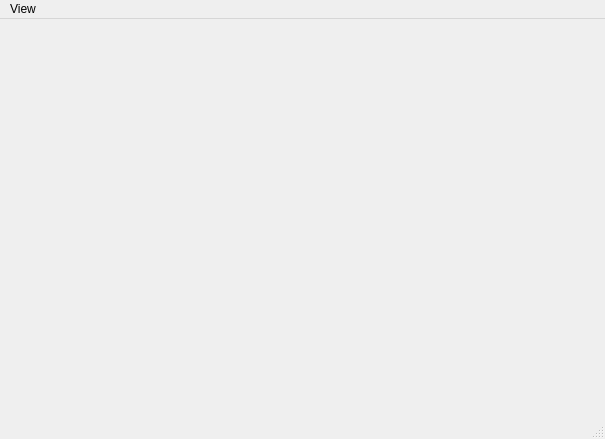
<ui version="4.0" >
 <class>FramesWindow</class>
 <widget class="QMainWindow" name="FramesWindow" >
  <property name="geometry" >
   <rect>
    <x>0</x>
    <y>0</y>
    <width>605</width>
    <height>439</height>
   </rect>
  </property>
  <property name="windowTitle" >
   <string>Past Frames List</string>
  </property>
  <widget class="QWidget" name="centralwidget" >
   <property name="layoutDirection" >
    <enum>Qt::LeftToRight</enum>
   </property>
  </widget>
  <widget class="QMenuBar" name="menubar" >
   <property name="geometry" >
    <rect>
     <x>0</x>
     <y>0</y>
     <width>605</width>
     <height>22</height>
    </rect>
   </property>
   <widget class="QMenu" name="menuView_" >
    <property name="title" >
     <string>View</string>
    </property>
    <addaction name="actionViewZoomIn_" />
    <addaction name="actionViewZoomOut_" />
    <addaction name="actionViewTogglePhantomCursor_" />
    <addaction name="separator" />
    <addaction name="actionShowMainWindow_" />
    <addaction name="actionShowPlayerWindow_" />
    <addaction name="separator" />
    <addaction name="actionPresetSave_" />
    <addaction name="actionPresetRevert_" />
   </widget>
   <addaction name="menuView_" />
  </widget>
  <widget class="QStatusBar" name="statusbar" />
  <action name="actionViewZoomIn_" >
   <property name="text" >
    <string>Zoom In</string>
   </property>
   <property name="shortcut" >
    <string>I</string>
   </property>
  </action>
  <action name="actionViewZoomOut_" >
   <property name="text" >
    <string>Zoom Out</string>
   </property>
   <property name="shortcut" >
    <string>O</string>
   </property>
  </action>
  <action name="actionViewTogglePhantomCursor_" >
   <property name="checkable" >
    <bool>true</bool>
   </property>
   <property name="checked" >
    <bool>true</bool>
   </property>
   <property name="text" >
    <string>Show Phantom Cursor</string>
   </property>
   <property name="shortcut" >
    <string>C</string>
   </property>
  </action>
  <action name="actionPresetSave_" >
   <property name="text" >
    <string>Save Preset</string>
   </property>
   <property name="shortcut" >
    <string>Ctrl+S</string>
   </property>
  </action>
  <action name="actionPresetRevert_" >
   <property name="text" >
    <string>Revert Preset</string>
   </property>
   <property name="shortcut" >
    <string>Ctrl+Z</string>
   </property>
  </action>
  <action name="actionShowMainWindow_" >
   <property name="text" >
    <string>Main Display</string>
   </property>
   <property name="shortcut" >
    <string>F2</string>
   </property>
  </action>
  <action name="actionShowPlayerWindow_" >
   <property name="text" >
    <string>Past Frames Player</string>
   </property>
   <property name="shortcut" >
    <string>F4</string>
   </property>
  </action>
 </widget>
 <resources/>
 <connections/>
</ui>
